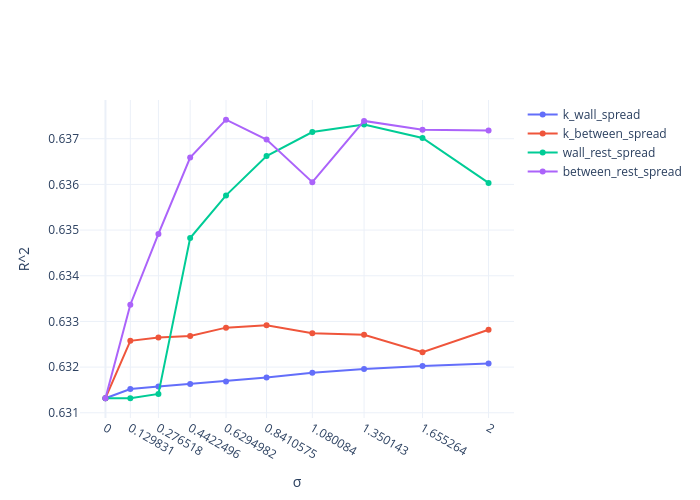

Here is the notebook cell this chart was saved with:
### Code cell
fig = go.Figure()

for variance in variance_trials:
    if variance == 0:
        name = "k_wall_spread"
    elif variance == 1:
        name = "k_between_spread"
    elif variance == 2:
        name = "wall_rest_spread"
    elif variance == 3:
        name = "between_rest_spread"
    fig.add_trace(
        go.Scatter(
            x=sigma_vals,
            y=variance_trials_r2[variance],
            mode="lines+markers",
            name=name,
        )
    )

fig.update_layout(
    xaxis_title="σ",
    yaxis_title="R^2",
    xaxis=dict(tickmode="array", tickvals=sigma_vals),
    template="plotly_white",
    width=700,
    height=500,
)

fig.show()

### Figure 1 — Plotly figure (JSON) as saved in the notebook; plotly's stock layout.template omitted (floating-point values rounded to 4 significant figures)
{"data": [{"mode": "lines+markers", "name": "k_wall_spread", "type": "scatter", "x": [0.0, 0.1298, 0.2765, 0.4422, 0.6295, 0.8411, 1.08, 1.35, 1.655, 2.0], "y": [0.6313, 0.6315, 0.6316, 0.6316, 0.6317, 0.6318, 0.6319, 0.632, 0.632, 0.6321]}, {"mode": "lines+markers", "name": "k_between_spread", "type": "scatter", "x": [0.0, 0.1298, 0.2765, 0.4422, 0.6295, 0.8411, 1.08, 1.35, 1.655, 2.0], "y": [0.6313, 0.6326, 0.6327, 0.6327, 0.6329, 0.6329, 0.6327, 0.6327, 0.6323, 0.6328]}, {"mode": "lines+markers", "name": "wall_rest_spread", "type": "scatter", "x": [0.0, 0.1298, 0.2765, 0.4422, 0.6295, 0.8411, 1.08, 1.35, 1.655, 2.0], "y": [0.6313, 0.6313, 0.6314, 0.6348, 0.6358, 0.6366, 0.6371, 0.6373, 0.637, 0.636]}, {"mode": "lines+markers", "name": "between_rest_spread", "type": "scatter", "x": [0.0, 0.1298, 0.2765, 0.4422, 0.6295, 0.8411, 1.08, 1.35, 1.655, 2.0], "y": [0.6313, 0.6334, 0.6349, 0.6366, 0.6374, 0.637, 0.636, 0.6374, 0.6372, 0.6372]}], "layout": {"height": 500, "width": 700, "xaxis": {"tickmode": "array", "tickvals": [0.0, 0.1298, 0.2765, 0.4422, 0.6295, 0.8411, 1.08, 1.35, 1.655, 2.0], "title": {"text": "σ"}}, "yaxis": {"title": {"text": "R^2"}}}}
